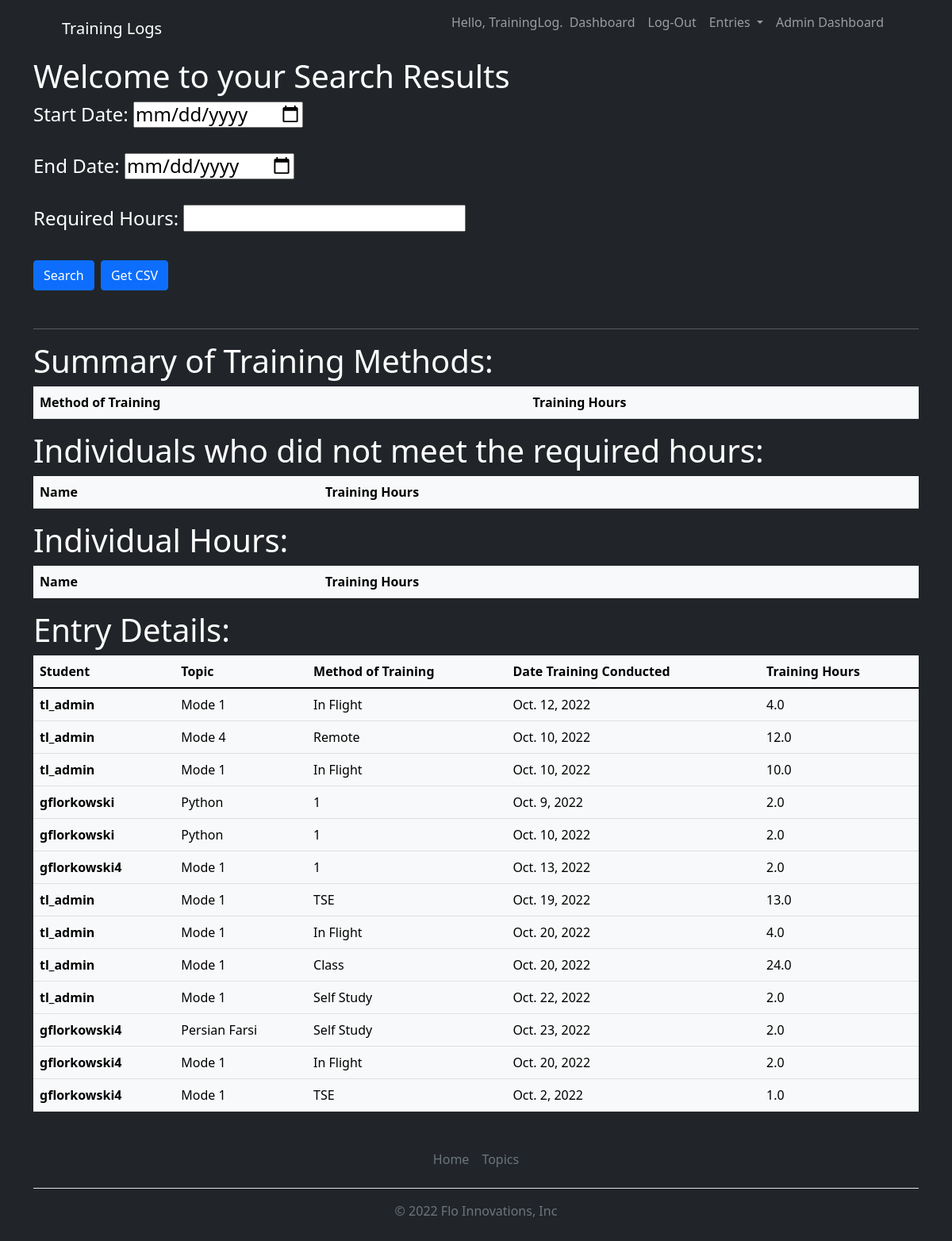
Page /users/search_results/ (signed in) on the earlier database version.
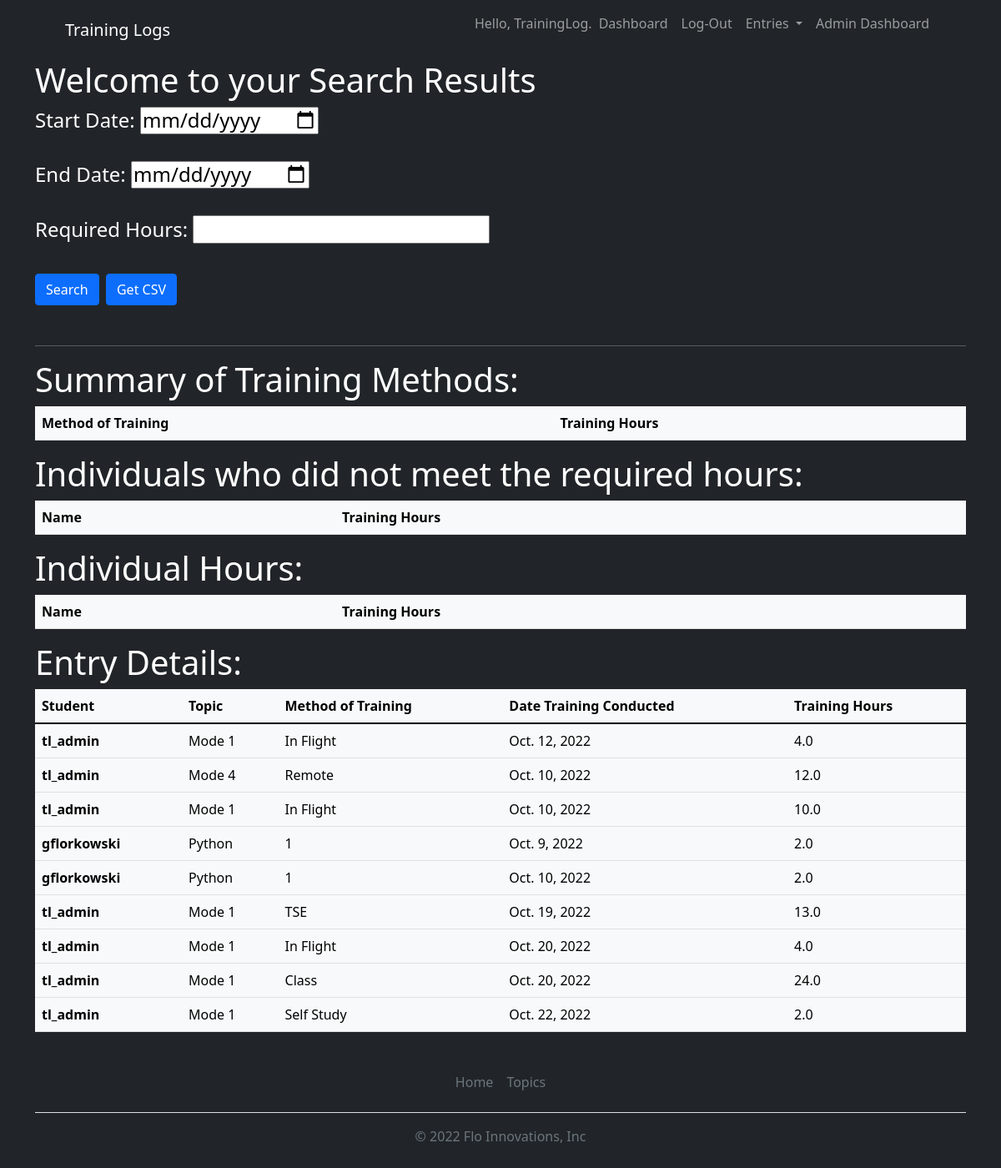
Same page on the later database version.
### training_logs/models.py (models this page shows, shortened)
class Entry(models.Model):
    topic = models.ForeignKey(Topic, on_delete=models.CASCADE)
    method_of_training = models.CharField(max_length=200)
    source = models.CharField(max_length=20)
    hours = models.FloatField()
    date_training_conducted = models.DateField()
    text = models.TextField()
    date_added = models.DateTimeField(auto_now_add=True)
    class Meta:
        verbose_name_plural = 'entries'

class Topic(models.Model):
    text = models.CharField(max_length=200)
    data_added = models.DateTimeField(auto_now_add = True)
    owner = models.ForeignKey(User, on_delete=models.CASCADE)

### users/views.py (the view)
# urls.py: path('search_results/', views.search_results, name='search_results'),
@login_required
def search_results(request):
    training_method_hours = {}
    total_hours = {}
    users = User.objects.all()
    bad_users = {}
    if request.method == 'POST':
        start_date = request.POST.get('start_date')
        end_date = request.POST.get('end_date')
        req_hours = int(request.POST.get('req_hours'))
        data = Entry.objects.filter(
            date_training_conducted__range=(start_date, end_date)).order_by('-date_training_conducted')
        for method in ['TSE', 'Remote', 'Class', 'In Flight', 'Self Study','DSE','CSPT','Global','CMCT','OPI','DLPT']:
            method_hours = 0
            for entry in data:
                if entry.method_of_training == method:
                    method_hours += entry.hours
            training_method_hours[method] = method_hours
        for user in users:
            hours_total = 0
            for entry in data:
                if user == entry.topic.owner:
                    hours_total += entry.hours
            total_hours[user] = hours_total
        for user, hours in total_hours.items():
            if hours < req_hours:
                bad_users[user] = hours
        return render(request, 'registration/search_results.html', {'data': data,
                                                                    'training_method_hours': training_method_hours,
                                                                    'total_hours':total_hours,
                                                                    'req_hours':req_hours,
                                                                    'bad_users':bad_users})
    else:
        data = Entry.objects.all()
        return render(request, 'registration/search_results.html', {'data': data})

### users/templates/registration/search_results.html (shortened to what this page needs)
{% extends "training_logs/base.html" %}
{% block page_header %}<h1>Welcome to your Search Results</h1>
{% endblock page_header %}
{% block content %}
<form method="POST">
  <h4>Start Date: <input type="date" name="start_date" , placeholder="Start Date" /></h4>
  <h4>End Date: <input type="date" name="end_date" /></h4>
  <h4>Required Hours: <input type="number" name="req_hours" /></h4>
  <h2><input class='btn btn-primary' type="submit" value="Search" /> <a href="{% url 'users:results_csv' %}" class="btn btn-primary">Get CSV</a> </h2>
</form>
<hr />
<h1>Summary of Training Methods:</h1>
<table class="table table-light table-hover">
  <thead>
    <tr>
      <th scope="col">Method of Training</th>
      <th scope="col">Training Hours</th>
    </tr>
  </thead>
</table>
<h1>Individuals who did not meet the required hours:</h1>
<table class="table table-light table-hover">
  <thead>
    <tr>
      <th scope="col">Name</th>
      <th scope="col">Training Hours</th>
    </tr>
  </thead>
</table>
<h1>Individual Hours:</h1>
<table class="table table-light table-hover">
  <thead>
    <tr>
      <th scope="col">Name</th>
      <th scope="col">Training Hours</th>
    </tr>
  </thead>
</table>
<h1>Entry Details:</h1>
<table class="table table-light table-hover">
  <thead>
    <tr>
      <th scope="col">Student</th>
      <th scope="col">Topic</th>
      <th scope="col">Method of Training</th>
      <th scope="col">Date Training Conducted</th>
      <th scope="col">Training Hours</th>
    </tr>
  </thead>
  <tbody>
    {% for entry in data %}
    <tr>
      <th scope="row">{{ entry.topic.owner}}</th>
      <td>{{ entry.topic.text }}</td>
      <td>{{ entry.method_of_training }}</td>
      <td>{{ entry.date_training_conducted }}</td>
      <td>{{ entry.hours }}</td>
    </tr>
    {% endfor %}
  </tbody>
</table>
{% endblock content %}

Differences in the rows shown:
removed Entry: topic.owner "gflorkowski4", topic.text "Mode 1", method_of_training "1", date_training_conducted "Oct. 13, 2022", hours "2.0"
removed Entry: topic.owner "gflorkowski4", topic.text "Persian Farsi", method_of_training "Self Study", date_training_conducted "Oct. 23, 2022", hours "2.0"
removed Entry: topic.owner "gflorkowski4", topic.text "Mode 1", method_of_training "In Flight", date_training_conducted "Oct. 20, 2022", hours "2.0"
removed Entry: topic.owner "gflorkowski4", topic.text "Mode 1", method_of_training "TSE", date_training_conducted "Oct. 2, 2022", hours "1.0"
